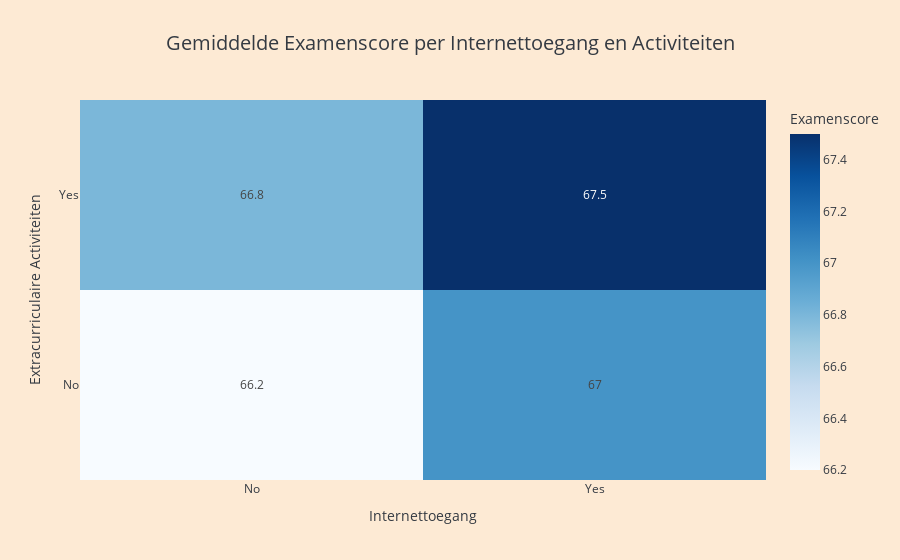

This figure's notebook cell:
### Code cell
import pandas as pd
import plotly.express as px
import plotly.graph_objects as go

# Hieronder laad je de datasets in
df1 = pd.read_csv("StudentPerformanceFactors.csv")
df2 = pd.read_csv("gameandgrade.csv")
df3 = pd.read_csv("ResearchInformation3.csv")

# Gemiddelden berekenen
mean_scores = (
    df1.groupby(["Internet_Access", "Extracurricular_Activities"])["Exam_Score"]
    .mean()
    .reset_index()
    .round(1)
)

# Heatmap plotten
fig = px.density_heatmap(
    mean_scores,
    x="Internet_Access",
    y="Extracurricular_Activities",
    z="Exam_Score",
    text_auto=True,
    color_continuous_scale="Blues",  # Licht naar donker
    title="Gemiddelde Examenscore per Internettoegang en Activiteiten",
    labels={"Exam_Score": "Gemiddelde Examenscore"}
)

fig.update_layout(
    xaxis_title="Internettoegang",
    yaxis_title="Extracurriculaire Activiteiten",
    title_font_size=20,
    plot_bgcolor='white',
    coloraxis_colorbar=dict(title="Examenscore")
)

fig.show()

### Figure 1 — Plotly figure (JSON) as saved in the notebook; plotly's stock layout.template omitted (floating-point values rounded to 4 significant figures)
{"data": [{"coloraxis": "coloraxis", "histfunc": "sum", "hovertemplate": "Internet_Access=%{x}<br>Extracurricular_Activities=%{y}<br>sum of Gemiddelde Examenscore=%{z}<extra></extra>", "name": "", "texttemplate": "%{z}", "type": "histogram2d", "x": ["No", "No", "Yes", "Yes"], "xaxis": "x", "xbingroup": "x", "y": ["No", "Yes", "No", "Yes"], "yaxis": "y", "ybingroup": "y", "z": [66.2, 66.8, 67.0, 67.5]}], "layout": {"autosize": true, "coloraxis": {"colorbar": {"title": {"text": "Examenscore"}}, "colorscale": [[0, "rgb(247,251,255)"], [0.125, "rgb(222,235,247)"], [0.25, "rgb(198,219,239)"], [0.375, "rgb(158,202,225)"], [0.5, "rgb(107,174,214)"], [0.625, "rgb(66,146,198)"], [0.75, "rgb(33,113,181)"], [0.875, "rgb(8,81,156)"], [1, "rgb(8,48,107)"]]}, "legend": {"tracegroupgap": 0}, "plot_bgcolor": "white", "title": {"font": {"size": 20}, "text": "Gemiddelde Examenscore per Internettoegang en Activiteiten"}, "xaxis": {"anchor": "y", "autorange": true, "domain": [0, 1], "range": [-0.5, 1.5], "title": {"text": "Internettoegang"}, "type": "category"}, "yaxis": {"anchor": "x", "autorange": true, "domain": [0, 1], "range": [-0.5, 1.5], "title": {"text": "Extracurriculaire Activiteiten"}, "type": "category"}}}
